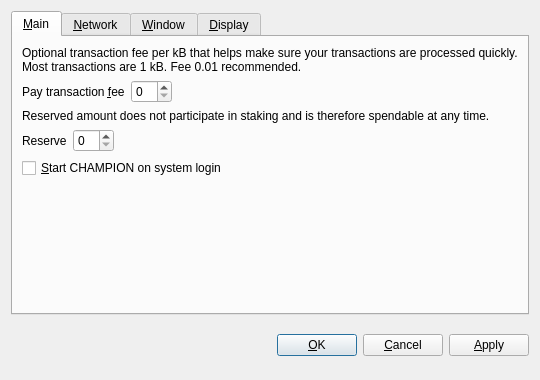
<?xml version="1.0" encoding="UTF-8"?>
<ui version="4.0">
 <class>OptionsDialog</class>
 <widget class="QDialog" name="OptionsDialog">
  <property name="geometry">
   <rect>
    <x>0</x>
    <y>0</y>
    <width>540</width>
    <height>380</height>
   </rect>
  </property>
  <property name="windowTitle">
   <string>Options</string>
  </property>
  <property name="modal">
   <bool>true</bool>
  </property>
  <layout class="QVBoxLayout" name="verticalLayout">
   <item>
    <widget class="QTabWidget" name="tabWidget">
     <property name="tabPosition">
      <enum>QTabWidget::North</enum>
     </property>
     <property name="currentIndex">
      <number>0</number>
     </property>
     <widget class="QWidget" name="tabMain">
      <attribute name="title">
       <string>&amp;Main</string>
      </attribute>
      <layout class="QVBoxLayout" name="verticalLayout_Main">
       <item>
        <widget class="QLabel" name="transactionFeeInfoLabel">
         <property name="text">
          <string>Optional transaction fee per kB that helps make sure your transactions are processed quickly. Most transactions are 1 kB. Fee 0.01 recommended.</string>
         </property>
         <property name="textFormat">
          <enum>Qt::PlainText</enum>
         </property>
         <property name="wordWrap">
          <bool>true</bool>
         </property>
        </widget>
       </item>
       <item>
        <layout class="QHBoxLayout" name="horizontalLayoutFee">
         <item>
          <widget class="QLabel" name="transactionFeeLabel">
           <property name="text">
            <string>Pay transaction &amp;fee</string>
           </property>
           <property name="textFormat">
            <enum>Qt::PlainText</enum>
           </property>
           <property name="buddy">
            <cstring>transactionFee</cstring>
           </property>
          </widget>
         </item>
         <item>
          <widget class="BitcoinAmountField" name="transactionFee"/>
         </item>
         <item>
          <spacer name="horizontalSpacerFee">
           <property name="orientation">
            <enum>Qt::Horizontal</enum>
           </property>
           <property name="sizeHint" stdset="0">
            <size>
             <width>40</width>
             <height>20</height>
            </size>
           </property>
          </spacer>
         </item>
        </layout>
       </item>
       <item>
        <widget class="QLabel" name="reserveBalanceInfoLabel">
         <property name="text">
          <string>Reserved amount does not participate in staking and is therefore spendable at any time.</string>
         </property>
         <property name="textFormat">
          <enum>Qt::PlainText</enum>
         </property>
         <property name="wordWrap">
          <bool>true</bool>
         </property>
        </widget>
       </item>
       <item>
        <layout class="QHBoxLayout" name="horizontalLayoutReserveBalance">
         <item>
          <widget class="QLabel" name="reserveBalanceLabel">
           <property name="text">
            <string>Reserve</string>
           </property>
           <property name="textFormat">
            <enum>Qt::PlainText</enum>
           </property>
           <property name="buddy">
            <cstring>reserveBalance</cstring>
           </property>
          </widget>
         </item>
         <item>
          <widget class="BitcoinAmountField" name="reserveBalance"/>
         </item>
         <item>
          <spacer name="horizontalSpacerReserveBalance">
           <property name="orientation">
            <enum>Qt::Horizontal</enum>
           </property>
           <property name="sizeHint" stdset="0">
            <size>
             <width>40</width>
             <height>20</height>
            </size>
           </property>
          </spacer>
         </item>
        </layout>
       </item>
       <item>
        <widget class="QCheckBox" name="bitcoinAtStartup">
         <property name="toolTip">
          <string>Automatically start CHAMPION after logging in to the system.</string>
         </property>
         <property name="text">
          <string>&amp;Start CHAMPION on system login</string>
         </property>
        </widget>
       </item>
       <item>
        <spacer name="verticalSpacer_Main">
         <property name="orientation">
          <enum>Qt::Vertical</enum>
         </property>
         <property name="sizeHint" stdset="0">
          <size>
           <width>20</width>
           <height>40</height>
          </size>
         </property>
        </spacer>
       </item>
      </layout>
     </widget>
     <widget class="QWidget" name="tabNetwork">
      <attribute name="title">
       <string>&amp;Network</string>
      </attribute>
      <layout class="QVBoxLayout" name="verticalLayout_Network">
       <item>
        <widget class="QCheckBox" name="mapPortUpnp">
         <property name="toolTip">
          <string>Automatically open the CHAMPION client port on the router. This only works when your router supports UPnP and it is enabled.</string>
         </property>
         <property name="text">
          <string>Map port using &amp;UPnP</string>
         </property>
        </widget>
       </item>
       <item>
        <widget class="QCheckBox" name="connectSocks">
         <property name="toolTip">
          <string>Connect to the CHAMPION network through a SOCKS proxy (e.g. when connecting through Tor).</string>
         </property>
         <property name="text">
          <string>&amp;Connect through SOCKS proxy:</string>
         </property>
        </widget>
       </item>
       <item>
        <layout class="QHBoxLayout" name="horizontalLayout_Network">
         <item>
          <widget class="QLabel" name="proxyIpLabel">
           <property name="text">
            <string>Proxy &amp;IP:</string>
           </property>
           <property name="textFormat">
            <enum>Qt::PlainText</enum>
           </property>
           <property name="buddy">
            <cstring>proxyIp</cstring>
           </property>
          </widget>
         </item>
         <item>
          <widget class="QValidatedLineEdit" name="proxyIp">
           <property name="maximumSize">
            <size>
             <width>140</width>
             <height>16777215</height>
            </size>
           </property>
           <property name="toolTip">
            <string>IP address of the proxy (e.g. 127.0.0.1)</string>
           </property>
          </widget>
         </item>
         <item>
          <widget class="QLabel" name="proxyPortLabel">
           <property name="text">
            <string>&amp;Port:</string>
           </property>
           <property name="textFormat">
            <enum>Qt::PlainText</enum>
           </property>
           <property name="buddy">
            <cstring>proxyPort</cstring>
           </property>
          </widget>
         </item>
         <item>
          <widget class="QLineEdit" name="proxyPort">
           <property name="maximumSize">
            <size>
             <width>55</width>
             <height>16777215</height>
            </size>
           </property>
           <property name="toolTip">
            <string>Port of the proxy (e.g. 9050)</string>
           </property>
          </widget>
         </item>
         <item>
          <widget class="QLabel" name="socksVersionLabel">
           <property name="text">
            <string>SOCKS &amp;Version:</string>
           </property>
           <property name="textFormat">
            <enum>Qt::PlainText</enum>
           </property>
           <property name="buddy">
            <cstring>socksVersion</cstring>
           </property>
          </widget>
         </item>
         <item>
          <widget class="QValueComboBox" name="socksVersion">
           <property name="toolTip">
            <string>SOCKS version of the proxy (e.g. 5)</string>
           </property>
          </widget>
         </item>
         <item>
          <spacer name="horizontalSpacer_Network">
           <property name="orientation">
            <enum>Qt::Horizontal</enum>
           </property>
           <property name="sizeHint" stdset="0">
            <size>
             <width>40</width>
             <height>20</height>
            </size>
           </property>
          </spacer>
         </item>
        </layout>
       </item>
       <item>
        <spacer name="verticalSpacer_Network">
         <property name="orientation">
          <enum>Qt::Vertical</enum>
         </property>
         <property name="sizeHint" stdset="0">
          <size>
           <width>20</width>
           <height>40</height>
          </size>
         </property>
        </spacer>
       </item>
      </layout>
     </widget>
     <widget class="QWidget" name="tabWindow">
      <attribute name="title">
       <string>&amp;Window</string>
      </attribute>
      <layout class="QVBoxLayout" name="verticalLayout_Window">
       <item>
        <widget class="QCheckBox" name="minimizeToTray">
         <property name="toolTip">
          <string>Show only a tray icon after minimizing the window.</string>
         </property>
         <property name="text">
          <string>&amp;Minimize to the tray instead of the taskbar</string>
         </property>
        </widget>
       </item>
       <item>
        <widget class="QCheckBox" name="minimizeOnClose">
         <property name="toolTip">
          <string>Minimize instead of exit the application when the window is closed. When this option is enabled, the application will be closed only after selecting Quit in the menu.</string>
         </property>
         <property name="text">
          <string>M&amp;inimize on close</string>
         </property>
        </widget>
       </item>
       <item>
        <spacer name="verticalSpacer_Window">
         <property name="orientation">
          <enum>Qt::Vertical</enum>
         </property>
         <property name="sizeHint" stdset="0">
          <size>
           <width>20</width>
           <height>40</height>
          </size>
         </property>
        </spacer>
       </item>
      </layout>
     </widget>
     <widget class="QWidget" name="tabDisplay">
      <attribute name="title">
       <string>&amp;Display</string>
      </attribute>
      <layout class="QVBoxLayout" name="verticalLayout_Display">
       <item>
        <layout class="QHBoxLayout" name="horizontalLayout_1_Display">
         <item>
          <widget class="QLabel" name="langLabel">
           <property name="text">
            <string>User Interface &amp;language:</string>
           </property>
           <property name="textFormat">
            <enum>Qt::PlainText</enum>
           </property>
           <property name="buddy">
            <cstring>lang</cstring>
           </property>
          </widget>
         </item>
         <item>
          <widget class="QValueComboBox" name="lang">
           <property name="toolTip">
            <string>The user interface language can be set here. This setting will take effect after restarting CHAMPION.</string>
           </property>
          </widget>
         </item>
        </layout>
       </item>
       <item>
        <layout class="QHBoxLayout" name="horizontalLayout_2_Display">
         <item>
          <widget class="QLabel" name="unitLabel">
           <property name="text">
            <string>&amp;Unit to show amounts in:</string>
           </property>
           <property name="textFormat">
            <enum>Qt::PlainText</enum>
           </property>
           <property name="buddy">
            <cstring>unit</cstring>
           </property>
          </widget>
         </item>
         <item>
          <widget class="QValueComboBox" name="unit">
           <property name="toolTip">
            <string>Choose the default subdivision unit to show in the interface and when sending coins.</string>
           </property>
          </widget>
         </item>
        </layout>
       </item>
       <item>
        <widget class="QCheckBox" name="displayAddresses">
         <property name="toolTip">
          <string>Whether to show CHAMPION addresses in the transaction list or not.</string>
         </property>
         <property name="text">
          <string>&amp;Display addresses in transaction list</string>
         </property>
        </widget>
       </item>
       <item>
        <widget class="QCheckBox" name="coinControlFeatures">
         <property name="toolTip">
          <string>Whether to show coin control features or not.</string>
         </property>
         <property name="text">
          <string>Display coin &amp;control features (experts only!)</string>
         </property>
        </widget>
       </item>
       <item>
        <spacer name="verticalSpacer_Display">
         <property name="orientation">
          <enum>Qt::Vertical</enum>
         </property>
         <property name="sizeHint" stdset="0">
          <size>
           <width>20</width>
           <height>40</height>
          </size>
         </property>
        </spacer>
       </item>
      </layout>
     </widget>
    </widget>
   </item>
   <item>
    <layout class="QHBoxLayout" name="horizontalLayout_Buttons">
     <item>
      <spacer name="horizontalSpacer_1">
       <property name="orientation">
        <enum>Qt::Horizontal</enum>
       </property>
       <property name="sizeHint" stdset="0">
        <size>
         <width>40</width>
         <height>48</height>
        </size>
       </property>
      </spacer>
     </item>
     <item>
      <widget class="QLabel" name="statusLabel">
       <property name="font">
        <font>
         <weight>75</weight>
         <bold>true</bold>
        </font>
       </property>
       <property name="text">
        <string/>
       </property>
       <property name="textFormat">
        <enum>Qt::PlainText</enum>
       </property>
       <property name="wordWrap">
        <bool>true</bool>
       </property>
      </widget>
     </item>
     <item>
      <spacer name="horizontalSpacer_2">
       <property name="orientation">
        <enum>Qt::Horizontal</enum>
       </property>
       <property name="sizeHint" stdset="0">
        <size>
         <width>40</width>
         <height>48</height>
        </size>
       </property>
      </spacer>
     </item>
     <item>
      <widget class="QPushButton" name="okButton">
       <property name="text">
        <string>&amp;OK</string>
       </property>
      </widget>
     </item>
     <item>
      <widget class="QPushButton" name="cancelButton">
       <property name="text">
        <string>&amp;Cancel</string>
       </property>
       <property name="autoDefault">
        <bool>false</bool>
       </property>
      </widget>
     </item>
     <item>
      <widget class="QPushButton" name="applyButton">
       <property name="text">
        <string>&amp;Apply</string>
       </property>
       <property name="autoDefault">
        <bool>false</bool>
       </property>
      </widget>
     </item>
    </layout>
   </item>
  </layout>
 </widget>
 <customwidgets>
  <customwidget>
   <class>BitcoinAmountField</class>
   <extends>QSpinBox</extends>
   <header>bitcoinamountfield.h</header>
  </customwidget>
  <customwidget>
   <class>QValueComboBox</class>
   <extends>QComboBox</extends>
   <header>qvaluecombobox.h</header>
  </customwidget>
  <customwidget>
   <class>QValidatedLineEdit</class>
   <extends>QLineEdit</extends>
   <header>qvalidatedlineedit.h</header>
  </customwidget>
 </customwidgets>
 <resources/>
 <connections/>
</ui>
